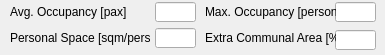
                  <widget class="QWidget" name="res_paramfield1" native="true">
                   <property name="sizePolicy">
                    <sizepolicy hsizetype="Preferred" vsizetype="Fixed">
                     <horstretch>0</horstretch>
                     <verstretch>55</verstretch>
                    </sizepolicy>
                   </property>
                   <property name="minimumSize">
                    <size>
                     <width>369</width>
                     <height>55</height>
                    </size>
                   </property>
                   <property name="maximumSize">
                    <size>
                     <width>16777215</width>
                     <height>55</height>
                    </size>
                   </property>
                   <widget class="QLineEdit" name="occup_max_box">
                    <property name="geometry">
                     <rect>
                      <x>335</x>
                      <y>2</y>
                      <width>41</width>
                      <height>20</height>
                     </rect>
                    </property>
                    <property name="text">
                     <string/>
                    </property>
                   </widget>
                   <widget class="QLabel" name="person_space_lbl">
                    <property name="geometry">
                     <rect>
                      <x>10</x>
                      <y>28</y>
                      <width>140</width>
                      <height>20</height>
                     </rect>
                    </property>
                    <property name="text">
                     <string>Personal Space [sqm/person]</string>
                    </property>
                   </widget>
                   <widget class="QLabel" name="occup_avg_lbl">
                    <property name="geometry">
                     <rect>
                      <x>10</x>
                      <y>2</y>
                      <width>140</width>
                      <height>20</height>
                     </rect>
                    </property>
                    <property name="text">
                     <string>Avg. Occupancy [pax]</string>
                    </property>
                   </widget>
                   <widget class="QLineEdit" name="extra_comm_area_box">
                    <property name="geometry">
                     <rect>
                      <x>335</x>
                      <y>30</y>
                      <width>41</width>
                      <height>20</height>
                     </rect>
                    </property>
                    <property name="text">
                     <string/>
                    </property>
                   </widget>
                   <widget class="QLineEdit" name="occup_avg_box">
                    <property name="geometry">
                     <rect>
                      <x>155</x>
                      <y>2</y>
                      <width>41</width>
                      <height>20</height>
                     </rect>
                    </property>
                    <property name="text">
                     <string/>
                    </property>
                   </widget>
                   <widget class="QLabel" name="extra_comm_area_lbl">
                    <property name="geometry">
                     <rect>
                      <x>205</x>
                      <y>28</y>
                      <width>131</width>
                      <height>20</height>
                     </rect>
                    </property>
                    <property name="text">
                     <string>Extra Communal Area [%]</string>
                    </property>
                   </widget>
                   <widget class="QLineEdit" name="person_space_box">
                    <property name="geometry">
                     <rect>
                      <x>155</x>
                      <y>28</y>
                      <width>41</width>
                      <height>20</height>
                     </rect>
                    </property>
                    <property name="text">
                     <string/>
                    </property>
                   </widget>
                   <widget class="QLabel" name="occup_max_lbl">
                    <property name="geometry">
                     <rect>
                      <x>205</x>
                      <y>2</y>
                      <width>131</width>
                      <height>20</height>
                     </rect>
                    </property>
                    <property name="text">
                     <string>Max. Occupancy [persons]</string>
                    </property>
                   </widget>
                  </widget>
